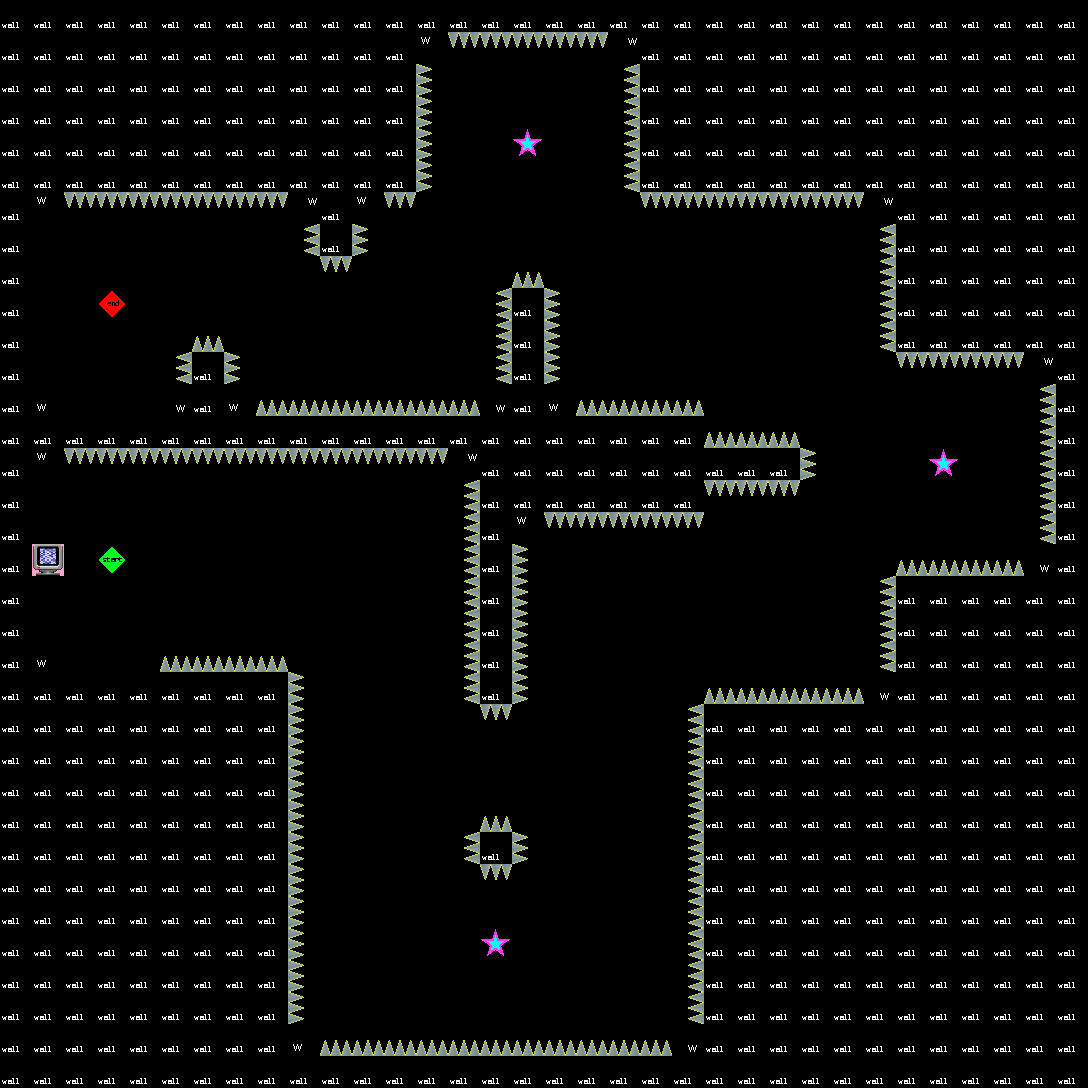

Below is a game level as drawn by its tile map, then a one-line description and the .tmx file that defines it, in full:
An orthogonal 34x34 tile map with 32x32 px tiles, 2 tile layers (Back, Game).

<map version="1.0" tiledversion="1.1.5" orientation="orthogonal" renderorder="right-down" width="34" height="34" tilewidth="32" tileheight="32" infinite="0" nextobjectid="1">
 <tileset firstgid="1" name="SampleMap" tilewidth="32" tileheight="32" tilecount="64" columns="8">
  <image source="SampleMap.png" width="256" height="256" />
 </tileset>
 <layer name="Back" width="34" height="34">
  <data encoding="csv">
0,0,0,0,0,0,0,0,0,0,0,0,0,0,0,0,0,0,0,0,0,0,0,0,0,0,0,0,0,0,0,0,0,0,
0,0,0,0,0,0,0,0,0,0,0,0,0,0,0,0,0,0,0,0,0,0,0,0,0,0,0,0,0,0,0,0,0,0,
0,0,0,0,0,0,0,0,0,0,0,0,0,0,0,0,0,0,0,0,0,0,0,0,0,0,0,0,0,0,0,0,0,0,
0,0,0,0,0,0,0,0,0,0,0,0,0,0,0,0,0,0,0,0,0,0,0,0,0,0,0,0,0,0,0,0,0,0,
0,0,0,0,0,0,0,0,0,0,0,0,0,0,0,0,0,0,0,0,0,0,0,0,0,0,0,0,0,0,0,0,0,0,
0,0,0,0,0,0,0,0,0,0,0,0,0,0,0,0,0,0,0,0,0,0,0,0,0,0,0,0,0,0,0,0,0,0,
0,0,0,0,0,0,0,0,0,0,0,0,0,0,0,0,0,0,0,0,0,0,0,0,0,0,0,0,0,0,0,0,0,0,
0,0,0,0,0,0,0,0,0,0,0,0,0,0,0,0,0,0,0,0,0,0,0,0,0,0,0,0,0,0,0,0,0,0,
0,0,0,0,0,0,0,0,0,0,0,0,0,0,0,0,0,0,0,0,0,0,0,0,0,0,0,0,0,0,0,0,0,0,
0,0,0,0,0,0,0,0,0,0,0,0,0,0,0,0,0,0,0,0,0,0,0,0,0,0,0,0,0,0,0,0,0,0,
0,0,0,0,0,0,0,0,0,0,0,0,0,0,0,0,0,0,0,0,0,0,0,0,0,0,0,0,0,0,0,0,0,0,
0,0,0,0,0,0,0,0,0,0,0,0,0,0,0,0,0,0,0,0,0,0,0,0,0,0,0,0,0,0,0,0,0,0,
0,0,0,0,0,0,0,0,0,0,0,0,0,0,0,0,0,0,0,0,0,0,0,0,0,0,0,0,0,0,0,0,0,0,
0,0,0,0,0,0,0,0,0,0,0,0,0,0,0,0,0,0,0,0,0,0,0,0,0,0,0,0,0,0,0,0,0,0,
0,0,0,0,0,0,0,0,0,0,0,0,0,0,0,0,0,0,0,0,0,0,0,0,0,0,0,0,0,0,0,0,0,0,
0,0,0,0,0,0,0,0,0,0,0,0,0,0,0,0,0,0,0,0,0,0,0,0,0,0,0,0,0,0,0,0,0,0,
0,0,0,0,0,0,0,0,0,0,0,0,0,0,0,0,0,0,0,0,0,0,0,0,0,0,0,0,0,0,0,0,0,0,
0,0,0,0,0,0,0,0,0,0,0,0,0,0,0,0,0,0,0,0,0,0,0,0,0,0,0,0,0,0,0,0,0,0,
0,0,0,0,0,0,0,0,0,0,0,0,0,0,0,0,0,0,0,0,0,0,0,0,0,0,0,0,0,0,0,0,0,0,
0,0,0,0,0,0,0,0,0,0,0,0,0,0,0,0,0,0,0,0,0,0,0,0,0,0,0,0,0,0,0,0,0,0,
0,0,0,0,0,0,0,0,0,0,0,0,0,0,0,0,0,0,0,0,0,0,0,0,0,0,0,0,0,0,0,0,0,0,
0,0,0,0,0,0,0,0,0,0,0,0,0,0,0,0,0,0,0,0,0,0,0,0,0,0,0,0,0,0,0,0,0,0,
0,0,0,0,0,0,0,0,0,0,0,0,0,0,0,0,0,0,0,0,0,0,0,0,0,0,0,0,0,0,0,0,0,0,
0,0,0,0,0,0,0,0,0,0,0,0,0,0,0,0,0,0,0,0,0,0,0,0,0,0,0,0,0,0,0,0,0,0,
0,0,0,0,0,0,0,0,0,0,0,0,0,0,0,0,0,0,0,0,0,0,0,0,0,0,0,0,0,0,0,0,0,0,
0,0,0,0,0,0,0,0,0,0,0,0,0,0,0,0,0,0,0,0,0,0,0,0,0,0,0,0,0,0,0,0,0,0,
0,0,0,0,0,0,0,0,0,0,0,0,0,0,0,0,0,0,0,0,0,0,0,0,0,0,0,0,0,0,0,0,0,0,
0,0,0,0,0,0,0,0,0,0,0,0,0,0,0,0,0,0,0,0,0,0,0,0,0,0,0,0,0,0,0,0,0,0,
0,0,0,0,0,0,0,0,0,0,0,0,0,0,0,0,0,0,0,0,0,0,0,0,0,0,0,0,0,0,0,0,0,0,
0,0,0,0,0,0,0,0,0,0,0,0,0,0,0,0,0,0,0,0,0,0,0,0,0,0,0,0,0,0,0,0,0,0,
0,0,0,0,0,0,0,0,0,0,0,0,0,0,0,0,0,0,0,0,0,0,0,0,0,0,0,0,0,0,0,0,0,0,
0,0,0,0,0,0,0,0,0,0,0,0,0,0,0,0,0,0,0,0,0,0,0,0,0,0,0,0,0,0,0,0,0,0,
0,0,0,0,0,0,0,0,0,0,0,0,0,0,0,0,0,0,0,0,0,0,0,0,0,0,0,0,0,0,0,0,0,0,
0,0,0,0,0,0,0,0,0,0,0,0,0,0,0,0,0,0,0,0,0,0,0,0,0,0,0,0,0,0,0,0,0,0
</data>
 </layer>
 <layer name="Game" width="34" height="34">
  <data encoding="csv">
1,1,1,1,1,1,1,1,1,1,1,1,1,1,1,1,1,1,1,1,1,1,1,1,1,1,1,1,1,1,1,1,1,1,
1,1,1,1,1,1,1,1,1,1,1,1,1,42,47,47,47,47,47,41,1,1,1,1,1,1,1,1,1,1,1,1,1,1,
1,1,1,1,1,1,1,1,1,1,1,1,1,46,2,2,2,2,2,48,1,1,1,1,1,1,1,1,1,1,1,1,1,1,
1,1,1,1,1,1,1,1,1,1,1,1,1,46,2,2,2,2,2,48,1,1,1,1,1,1,1,1,1,1,1,1,1,1,
1,1,1,1,1,1,1,1,1,1,1,1,1,46,2,2,17,2,2,48,1,1,1,1,1,1,1,1,1,1,1,1,1,1,
1,1,1,1,1,1,1,1,1,1,1,1,1,46,2,2,2,2,2,48,1,1,1,1,1,1,1,1,1,1,1,1,1,1,
1,42,47,47,47,47,47,47,47,41,1,42,47,2,2,2,2,2,2,2,47,47,47,47,47,47,47,41,1,1,1,1,1,1,
1,2,2,2,2,2,2,2,2,48,1,46,2,2,2,2,2,2,2,2,2,2,2,2,2,2,2,48,1,1,1,1,1,1,
1,2,2,2,2,2,2,2,2,2,47,2,2,2,2,2,45,2,2,2,2,2,2,2,2,2,2,48,1,1,1,1,1,1,
1,2,2,10,2,2,2,2,2,2,2,2,2,2,2,48,1,46,2,2,2,2,2,2,2,2,2,48,1,1,1,1,1,1,
1,2,2,2,2,2,45,2,2,2,2,2,2,2,2,48,1,46,2,2,2,2,2,2,2,2,2,48,1,1,1,1,1,1,
1,2,2,2,2,48,1,46,2,2,2,2,2,2,2,48,1,46,2,2,2,2,2,2,2,2,2,2,47,47,47,47,41,1,
1,43,2,2,2,44,1,43,45,45,45,45,45,45,45,44,1,43,45,45,45,45,2,2,2,2,2,2,2,2,2,2,48,1,
1,1,1,1,1,1,1,1,1,1,1,1,1,1,1,1,1,1,1,1,1,1,45,45,45,2,2,2,2,2,2,2,48,1,
1,42,47,47,47,47,47,47,47,47,47,47,47,47,41,1,1,1,1,1,1,1,1,1,1,46,2,2,2,17,2,2,48,1,
1,2,2,2,2,2,2,2,2,2,2,2,2,2,48,1,1,1,1,1,1,1,47,47,47,2,2,2,2,2,2,2,48,1,
1,2,2,2,2,2,2,2,2,2,2,2,2,2,48,1,42,47,47,47,47,47,2,2,2,2,2,2,2,2,2,2,48,1,
1,49,2,9,2,2,2,2,2,2,2,2,2,2,48,1,46,2,2,2,2,2,2,2,2,2,2,2,45,45,45,45,44,1,
1,2,2,2,2,2,2,2,2,2,2,2,2,2,48,1,46,2,2,2,2,2,2,2,2,2,2,48,1,1,1,1,1,1,
1,2,2,2,2,2,2,2,2,2,2,2,2,2,48,1,46,2,2,2,2,2,2,2,2,2,2,48,1,1,1,1,1,1,
1,43,2,2,2,45,45,45,45,2,2,2,2,2,48,1,46,2,2,2,2,2,2,2,2,2,2,48,1,1,1,1,1,1,
1,1,1,1,1,1,1,1,1,46,2,2,2,2,48,1,46,2,2,2,2,2,45,45,45,45,45,44,1,1,1,1,1,1,
1,1,1,1,1,1,1,1,1,46,2,2,2,2,2,47,2,2,2,2,2,48,1,1,1,1,1,1,1,1,1,1,1,1,
1,1,1,1,1,1,1,1,1,46,2,2,2,2,2,2,2,2,2,2,2,48,1,1,1,1,1,1,1,1,1,1,1,1,
1,1,1,1,1,1,1,1,1,46,2,2,2,2,2,2,2,2,2,2,2,48,1,1,1,1,1,1,1,1,1,1,1,1,
1,1,1,1,1,1,1,1,1,46,2,2,2,2,2,45,2,2,2,2,2,48,1,1,1,1,1,1,1,1,1,1,1,1,
1,1,1,1,1,1,1,1,1,46,2,2,2,2,48,1,46,2,2,2,2,48,1,1,1,1,1,1,1,1,1,1,1,1,
1,1,1,1,1,1,1,1,1,46,2,2,2,2,2,47,2,2,2,2,2,48,1,1,1,1,1,1,1,1,1,1,1,1,
1,1,1,1,1,1,1,1,1,46,2,2,2,2,2,2,2,2,2,2,2,48,1,1,1,1,1,1,1,1,1,1,1,1,
1,1,1,1,1,1,1,1,1,46,2,2,2,2,2,17,2,2,2,2,2,48,1,1,1,1,1,1,1,1,1,1,1,1,
1,1,1,1,1,1,1,1,1,46,2,2,2,2,2,2,2,2,2,2,2,48,1,1,1,1,1,1,1,1,1,1,1,1,
1,1,1,1,1,1,1,1,1,46,2,2,2,2,2,2,2,2,2,2,2,48,1,1,1,1,1,1,1,1,1,1,1,1,
1,1,1,1,1,1,1,1,1,43,45,45,45,45,45,45,45,45,45,45,45,44,1,1,1,1,1,1,1,1,1,1,1,1,
1,1,1,1,1,1,1,1,1,1,1,1,1,1,1,1,1,1,1,1,1,1,1,1,1,1,1,1,1,1,1,1,1,1
</data>
 </layer>
</map>
